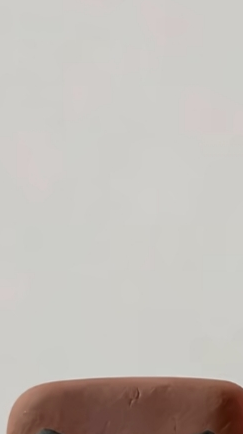
#> input picture mobile/tools/w/g_0_0.png, 243 x 434 px; its folder holds only this picture in this run
$ python m2.py
#> lines starting #> are read from the running program, lines starting #| are printed output that depends on the picture
from PIL import Image
sh = Image.new("RGB", (700, 560), (255,255,255))
#> sh: PIL image 700x560 RGB; every value is 255
for r in range(4):
    for c in range(5):
        im = Image.open("g_%d_%d.png" % (r, c)).resize((136, 136), Image.LANCZOS)
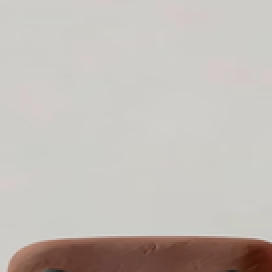
#> im: PIL image 136x136 RGB (shown 2 times larger); mean R, G, B 194.9, 189, 183.9
        sh.paste(im, (c*140, r*140))
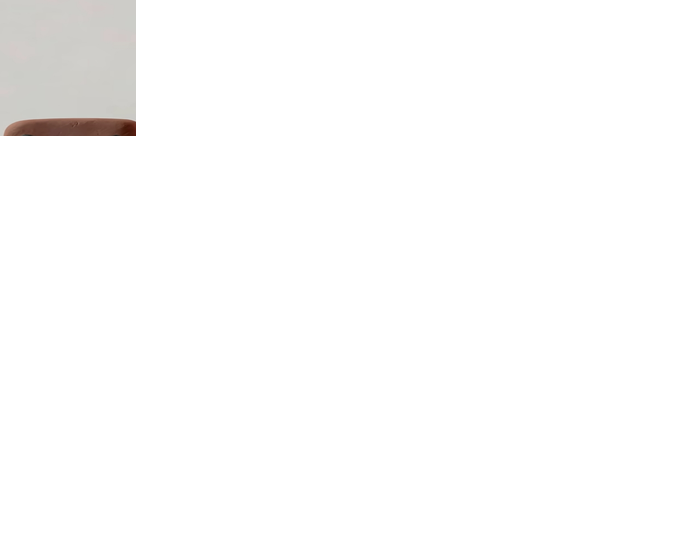
#> sh: PIL image 700x560 RGB; mean R, G, B 252.2, 251.9, 251.6
#> (the run stopped early here; a loop or call above may not have finished)
